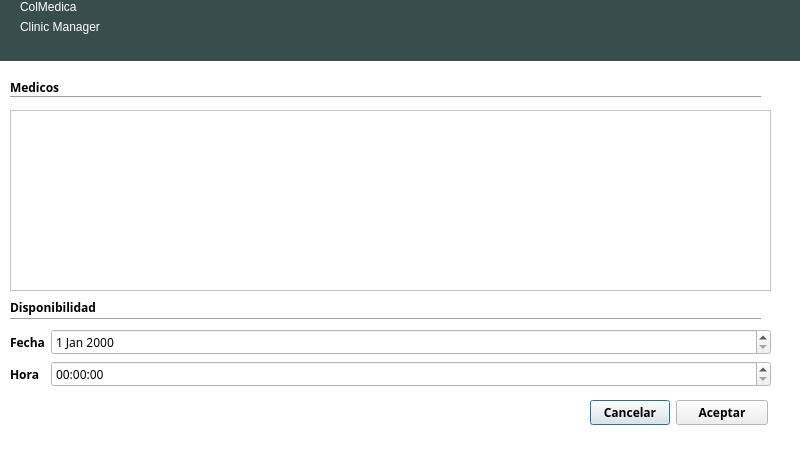
<?xml version="1.0" encoding="UTF-8"?>
<ui version="4.0">
 <class>DialogAgendarHorarioMedico</class>
 <widget class="QDialog" name="DialogAgendarHorarioMedico">
  <property name="geometry">
   <rect>
    <x>0</x>
    <y>0</y>
    <width>800</width>
    <height>452</height>
   </rect>
  </property>
  <property name="palette">
   <palette>
    <active>
     <colorrole role="Base">
      <brush brushstyle="SolidPattern">
       <color alpha="255">
        <red>255</red>
        <green>255</green>
        <blue>255</blue>
       </color>
      </brush>
     </colorrole>
     <colorrole role="Window">
      <brush brushstyle="SolidPattern">
       <color alpha="255">
        <red>255</red>
        <green>255</green>
        <blue>255</blue>
       </color>
      </brush>
     </colorrole>
    </active>
    <inactive>
     <colorrole role="Base">
      <brush brushstyle="SolidPattern">
       <color alpha="255">
        <red>255</red>
        <green>255</green>
        <blue>255</blue>
       </color>
      </brush>
     </colorrole>
     <colorrole role="Window">
      <brush brushstyle="SolidPattern">
       <color alpha="255">
        <red>255</red>
        <green>255</green>
        <blue>255</blue>
       </color>
      </brush>
     </colorrole>
    </inactive>
    <disabled>
     <colorrole role="Base">
      <brush brushstyle="SolidPattern">
       <color alpha="255">
        <red>255</red>
        <green>255</green>
        <blue>255</blue>
       </color>
      </brush>
     </colorrole>
     <colorrole role="Window">
      <brush brushstyle="SolidPattern">
       <color alpha="255">
        <red>255</red>
        <green>255</green>
        <blue>255</blue>
       </color>
      </brush>
     </colorrole>
    </disabled>
   </palette>
  </property>
  <property name="windowTitle">
   <string>Agendar cita</string>
  </property>
  <property name="autoFillBackground">
   <bool>true</bool>
  </property>
  <widget class="QWidget" name="widget" native="true">
   <property name="geometry">
    <rect>
     <x>0</x>
     <y>70</y>
     <width>791</width>
     <height>371</height>
    </rect>
   </property>
   <property name="font">
    <font>
     <family>Ubuntu Condensed</family>
     <weight>75</weight>
     <bold>true</bold>
    </font>
   </property>
   <property name="autoFillBackground">
    <bool>true</bool>
   </property>
   <widget class="QListWidget" name="listWidget">
    <property name="geometry">
     <rect>
      <x>10</x>
      <y>40</y>
      <width>761</width>
      <height>181</height>
     </rect>
    </property>
    <property name="font">
     <font>
      <weight>50</weight>
      <bold>false</bold>
     </font>
    </property>
   </widget>
   <widget class="Line" name="line_2">
    <property name="geometry">
     <rect>
      <x>10</x>
      <y>239</y>
      <width>751</width>
      <height>20</height>
     </rect>
    </property>
    <property name="orientation">
     <enum>Qt::Horizontal</enum>
    </property>
   </widget>
   <widget class="QLabel" name="label_6">
    <property name="geometry">
     <rect>
      <x>10</x>
      <y>229</y>
      <width>101</width>
      <height>16</height>
     </rect>
    </property>
    <property name="text">
     <string>Disponibilidad</string>
    </property>
   </widget>
   <widget class="QLabel" name="label">
    <property name="geometry">
     <rect>
      <x>10</x>
      <y>9</y>
      <width>131</width>
      <height>16</height>
     </rect>
    </property>
    <property name="text">
     <string>Medicos</string>
    </property>
   </widget>
   <widget class="QWidget" name="layoutWidget">
    <property name="geometry">
     <rect>
      <x>10</x>
      <y>259</y>
      <width>761</width>
      <height>62</height>
     </rect>
    </property>
    <layout class="QFormLayout" name="formLayout_2">
     <item row="0" column="0">
      <widget class="QLabel" name="label_4">
       <property name="text">
        <string>Fecha</string>
       </property>
      </widget>
     </item>
     <item row="0" column="1">
      <widget class="QDateEdit" name="dateEdit">
       <property name="font">
        <font>
         <weight>50</weight>
         <bold>false</bold>
        </font>
       </property>
      </widget>
     </item>
     <item row="1" column="0">
      <widget class="QLabel" name="label_5">
       <property name="text">
        <string>Hora</string>
       </property>
      </widget>
     </item>
     <item row="1" column="1">
      <widget class="QTimeEdit" name="timeEdit">
       <property name="font">
        <font>
         <weight>50</weight>
         <bold>false</bold>
        </font>
       </property>
      </widget>
     </item>
    </layout>
   </widget>
   <widget class="Line" name="line">
    <property name="geometry">
     <rect>
      <x>10</x>
      <y>19</y>
      <width>751</width>
      <height>16</height>
     </rect>
    </property>
    <property name="orientation">
     <enum>Qt::Horizontal</enum>
    </property>
   </widget>
   <widget class="QWidget" name="layoutWidget">
    <property name="geometry">
     <rect>
      <x>590</x>
      <y>330</y>
      <width>178</width>
      <height>29</height>
     </rect>
    </property>
    <layout class="QFormLayout" name="formLayout_3">
     <item row="0" column="0">
      <widget class="QPushButton" name="pushButton">
       <property name="text">
        <string>Cancelar</string>
       </property>
      </widget>
     </item>
     <item row="0" column="1">
      <widget class="QPushButton" name="pushButton_2">
       <property name="text">
        <string>Aceptar</string>
       </property>
      </widget>
     </item>
    </layout>
   </widget>
  </widget>
  <widget class="QWidget" name="widget_2" native="true">
   <property name="geometry">
    <rect>
     <x>0</x>
     <y>0</y>
     <width>801</width>
     <height>61</height>
    </rect>
   </property>
   <property name="palette">
    <palette>
     <active>
      <colorrole role="WindowText">
       <brush brushstyle="SolidPattern">
        <color alpha="255">
         <red>255</red>
         <green>255</green>
         <blue>255</blue>
        </color>
       </brush>
      </colorrole>
      <colorrole role="Base">
       <brush brushstyle="SolidPattern">
        <color alpha="255">
         <red>255</red>
         <green>255</green>
         <blue>255</blue>
        </color>
       </brush>
      </colorrole>
      <colorrole role="Window">
       <brush brushstyle="SolidPattern">
        <color alpha="255">
         <red>57</red>
         <green>77</green>
         <blue>76</blue>
        </color>
       </brush>
      </colorrole>
     </active>
     <inactive>
      <colorrole role="WindowText">
       <brush brushstyle="SolidPattern">
        <color alpha="255">
         <red>255</red>
         <green>255</green>
         <blue>255</blue>
        </color>
       </brush>
      </colorrole>
      <colorrole role="Base">
       <brush brushstyle="SolidPattern">
        <color alpha="255">
         <red>255</red>
         <green>255</green>
         <blue>255</blue>
        </color>
       </brush>
      </colorrole>
      <colorrole role="Window">
       <brush brushstyle="SolidPattern">
        <color alpha="255">
         <red>57</red>
         <green>77</green>
         <blue>76</blue>
        </color>
       </brush>
      </colorrole>
     </inactive>
     <disabled>
      <colorrole role="WindowText">
       <brush brushstyle="SolidPattern">
        <color alpha="255">
         <red>159</red>
         <green>158</green>
         <blue>158</blue>
        </color>
       </brush>
      </colorrole>
      <colorrole role="Base">
       <brush brushstyle="SolidPattern">
        <color alpha="255">
         <red>57</red>
         <green>77</green>
         <blue>76</blue>
        </color>
       </brush>
      </colorrole>
      <colorrole role="Window">
       <brush brushstyle="SolidPattern">
        <color alpha="255">
         <red>57</red>
         <green>77</green>
         <blue>76</blue>
        </color>
       </brush>
      </colorrole>
     </disabled>
    </palette>
   </property>
   <property name="autoFillBackground">
    <bool>true</bool>
   </property>
   <widget class="QWidget" name="layoutWidget_4">
    <property name="geometry">
     <rect>
      <x>20</x>
      <y>0</y>
      <width>162</width>
      <height>62</height>
     </rect>
    </property>
    <layout class="QFormLayout" name="formLayout_5">
     <item row="0" column="0">
      <widget class="QLabel" name="label_9">
       <property name="styleSheet">
        <string notr="true">font: 30pt &quot;Ubuntu Condensed&quot;;
color: rgb(255, 255, 255);</string>
       </property>
       <property name="text">
        <string>ColMedica</string>
       </property>
      </widget>
     </item>
     <item row="1" column="0">
      <widget class="QLabel" name="label_10">
       <property name="text">
        <string>Clinic Manager</string>
       </property>
      </widget>
     </item>
    </layout>
   </widget>
  </widget>
 </widget>
 <resources/>
 <connections/>
</ui>
